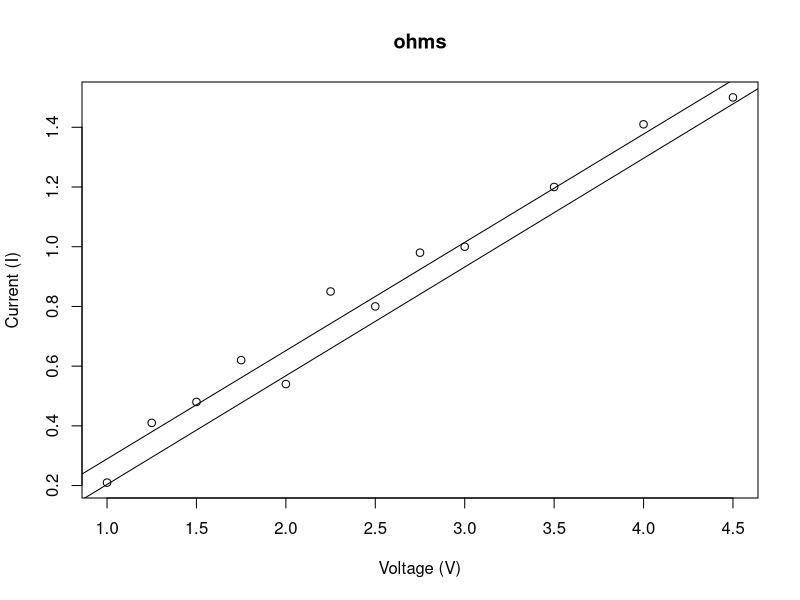

Reproduce this figure in R.
setwd("~/wentworth/machine-learning/least-means-squares")

test <- read.csv('ohms_test.csv')

train <- read.csv('ohms_train.csv')
train.size <- nrow(train)

iterations <- 100000
convergenceThreshold <- .0001
d <- numeric()
theta.0 <- numeric() # y intercept
theta.1 <- numeric() # slope

# intial guess
alpha <- .00001
theta.1[1] <- ((train$I[train.size] - train$I[1]) / (train$V[train.size] - train$V[1])) # slope
theta.0[1] <- train$I[1] - (theta.1[1] * train$V[1]) # y-intercept
for (i in 2:iterations) {
  theta.0[i] = theta.0[i - 1]
  theta.1[i] = theta.1[i - 1]
  for (j in 1:train.size) {
    x <- train$V[j]
    y <- train$I[j]
    theta.0[i] <- theta.0[i] - alpha * ((theta.1[i - 1] * x - theta.0[i - 1]) - y)
    theta.1[i] <- theta.1[i] - alpha * ((theta.1[i - 1] * x - theta.0[i - 1]) - y) * x
  }
  oldSlope <- theta.1[i-1]
  slope <- theta.1[i]
  oldIntercept <- theta.0[i - 1]
  intercept <- theta.0[i]
  d[i] <- abs(intercept - oldIntercept) + abs(slope - oldSlope)
  if (d[i] < convergenceThreshold) {
    print("Converged!")
    break
  }
}
print(i)
print('Intercept')
print(intercept)
print('Slope')
print(slope)

lin.R <- lm(train$I ~ train$V)
print(lin.R)

s <- summary(lin.R)

plot(train$V, train$I, main = 'ohms', xlab = 'Voltage (V)', ylab = 'Current (I)')
abline(a = intercept, b = slope)
abline(a = s$coefficients[1], b = s$coefficients[2])


